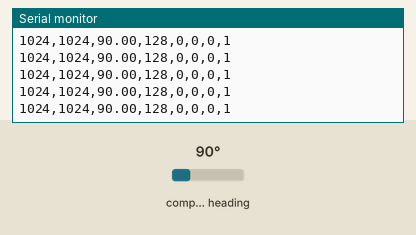
Simulated run of this sketch. Board: Arduino Uno, built for the host (arithmetic inside an expression is 32-bit, double 64-bit). Parts: the last lines printed to the serial monitor. Wiring (inferred from the names in the program): AS5600 angle sensor at I2C address 0x36. Inputs (shaded band) come from the test bench; at power-on: compass heading 90°.

Above: at 1.3 s.
1.4 s: compass heading set to 7°
At 1.68 s:
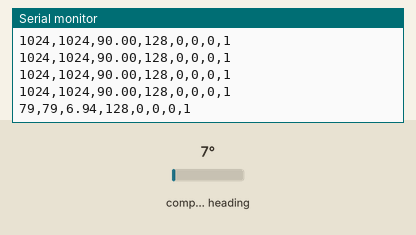
2.9 s: compass heading set to 180°
At 3.09 s:
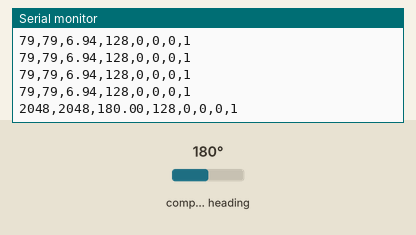
Timing chart, 0 to 5.9 s (numbered marks = the images above; inputs shaded):
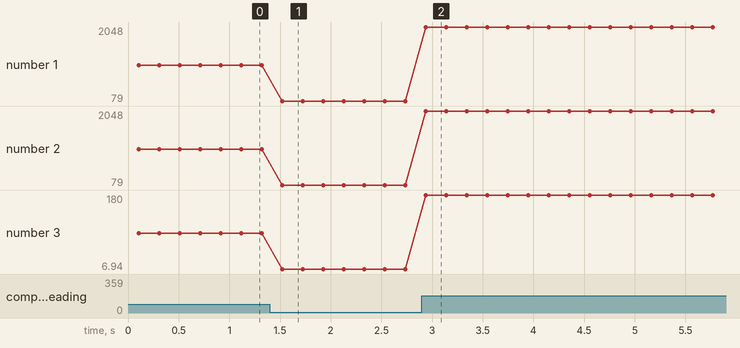

The sketch:

lectura_2_encoder.ino
```cpp
#include <Wire.h>

#define AS5600_ADDR 0x36

// Direcciones de registros
#define ZPOS_H       0x01
#define MPOS_H       0x03
#define RAW_ANGLE_H  0x0C
#define ANGLE_H      0x0E
#define STATUS       0x0B
#define AGC_REG      0x1A
#define MAGNITUDE_H  0x1B

// Pines de cada bus I2C
#define SDA_1 21
#define SCL_1 22
#define SDA_2 25
#define SCL_2 26

// ============================================================
// Funciones genéricas de lectura/escritura (por bus)
// ============================================================

void writeRegister16(TwoWire &bus, uint8_t regH, uint16_t value) {
  bus.beginTransmission(AS5600_ADDR);
  bus.write(regH);
  bus.write((value >> 8) & 0x0F);
  bus.write(value & 0xFF);
  bus.endTransmission();
}

uint16_t readRegister16(TwoWire &bus, uint8_t regH) {
  bus.beginTransmission(AS5600_ADDR);
  bus.write(regH);
  bus.endTransmission(false);
  bus.requestFrom(AS5600_ADDR, (uint8_t)2);
  if (bus.available() < 2) return 0xFFFF;
  uint8_t hi = bus.read();
  uint8_t lo = bus.read();
  return ((uint16_t)hi << 8 | lo) & 0x0FFF;
}

uint8_t readRegister8(TwoWire &bus, uint8_t reg) {
  bus.beginTransmission(AS5600_ADDR);
  bus.write(reg);
  bus.endTransmission(false);
  bus.requestFrom(AS5600_ADDR, (uint8_t)1);
  if (!bus.available()) return 0xFF;
  return bus.read();
}

// ============================================================
// Funciones de alto nivel (por bus)
// ============================================================

uint16_t readRawAngle(TwoWire &bus) { return readRegister16(bus, RAW_ANGLE_H); }
uint16_t readAngle(TwoWire &bus)    { return readRegister16(bus, ANGLE_H); }
uint16_t readMagnitude(TwoWire &bus){ return readRegister16(bus, MAGNITUDE_H); }
uint8_t  readAGC(TwoWire &bus)      { return readRegister8(bus, AGC_REG); }
uint8_t  readStatus(TwoWire &bus)   { return readRegister8(bus, STATUS); }

void configureRange(TwoWire &bus, uint16_t zpos, uint16_t mpos) {
  writeRegister16(bus, ZPOS_H, zpos);
  delay(1);
  writeRegister16(bus, MPOS_H, mpos);
  delay(1);
}

// ============================================================
// Programa principal
// ============================================================

void setup() {
  Serial.begin(115200);

  // Inicializar los dos buses
  // Wire.begin(SDA_1, SCL_1);
  // Wire.setClock(400000);
  Wire1.begin(SDA_2, SCL_2);
  Wire1.setClock(400000);

  delay(100);

  // configureRange(Wire, 0, 4096);
  configureRange(Wire1, 0, 4096);

  Serial.println("AS5600 dual I2C iniciado.");
}

void loop() {
  // === Sensor 1 ===
  // uint16_t raw1 = readRawAngle(Wire);
  // uint16_t angle1 = readAngle(Wire);
  // uint8_t status1 = readStatus(Wire);
  // uint8_t agc1 = readAGC(Wire);
  // uint16_t mag1 = readMagnitude(Wire);

  // bool MH1 = status1 & 0x20;
  // bool ML1 = status1 & 0x10;
  // bool MD1 = status1 & 0x08;

  // === Sensor 2 ===
  uint16_t raw2 = readRawAngle(Wire1);
  uint16_t angle2 = readAngle(Wire1);
  uint8_t status2 = readStatus(Wire1);
  uint8_t agc2 = readAGC(Wire1);
  uint16_t mag2 = readMagnitude(Wire1);

  bool MH2 = status2 & 0x20;
  bool ML2 = status2 & 0x10;
  bool MD2 = status2 & 0x08;

  // === Conversión a grados ===
  // float deg1 = angle1 * 360.0 / 4096.0;
  float deg2 = angle2 * 360.0 / 4096.0;

  // === Salida CSV: todos los datos en una línea ===
  // Serial.print(raw1); Serial.print(",");
  // Serial.print(angle1); Serial.print(",");
  // Serial.print(deg1, 2); Serial.print(",");
  // Serial.print(agc1); Serial.print(",");
  // Serial.print(mag1); Serial.print(",");
  // Serial.print(MD1); Serial.print(",");
  // Serial.print(ML1); Serial.print(",");
  // Serial.print(MH1); Serial.print(",");

  Serial.print(raw2); Serial.print(",");
  Serial.print(angle2); Serial.print(",");
  Serial.print(deg2, 2); Serial.print(",");
  Serial.print(agc2); Serial.print(",");
  Serial.print(mag2); Serial.print(",");
  Serial.print(MD2); Serial.print(",");
  Serial.print(ML2); Serial.print(",");
  Serial.println(MH2);

  delay(200);
}
```

Measured:
- after the input at 1.4 s, the serial monitor: prints a new line after 0.12 s (image 1)
- after the input at 2.9 s, the serial monitor: prints a new line at once (image 2)
- plotted number 1: 1024 → 79 after the input at 1.4 s, 79 → 2048 after the input at 2.9 s
- plotted number 2: 1024 → 79 after the input at 1.4 s, 79 → 2048 after the input at 2.9 s
- plotted number 3: 90 → 6.94 after the input at 1.4 s, 6.94 → 180 after the input at 2.9 s
